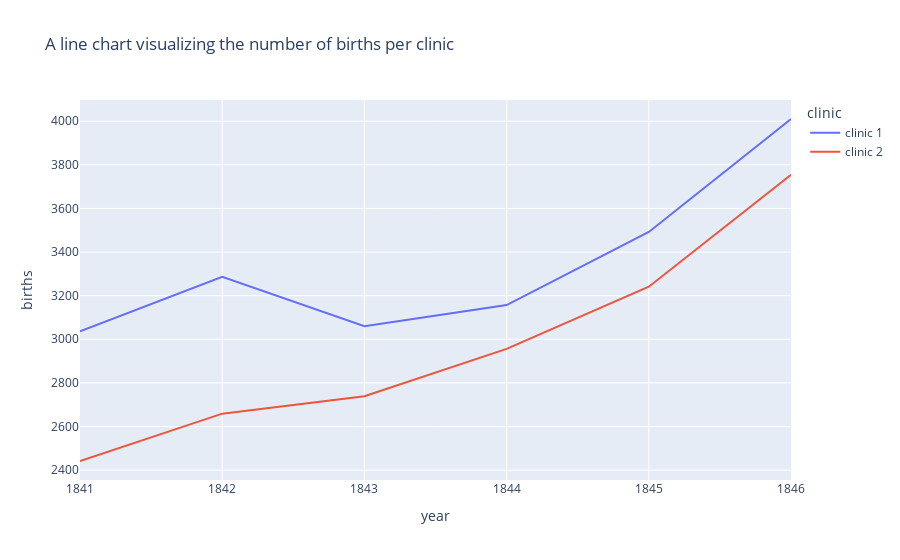

Source (notebook cell):
### Markdown cell above
# The Yearly Data Split by Clinic

Now let's look at the annual data instead. 

**Challenge**: Use plotly to create line charts of the births and deaths of the two different clinics at the Vienna General Hospital. 
* Which clinic is bigger or more busy judging by the number of births?
* Has the hospital had more patients over time? 
* What was the highest number of deaths recorded in clinic 1 and clinic 2?

### Code cell
line = px.line(df_yearly, x='year', y='births', color='clinic', title='A line chart visualizing the number of births per clinic')

line.show()

### Figure 1 — Plotly figure (JSON) as saved in the notebook; plotly's stock layout.template omitted (floating-point values rounded to 4 significant figures)
{"data": [{"hovertemplate": "clinic=clinic 1<br>year=%{x}<br>births=%{y}<extra></extra>", "legendgroup": "clinic 1", "line": {"color": "#636efa", "dash": "solid"}, "mode": "lines", "name": "clinic 1", "orientation": "v", "showlegend": true, "type": "scatter", "x": [1841, 1842, 1843, 1844, 1845, 1846], "xaxis": "x", "y": [3036, 3287, 3060, 3157, 3492, 4010], "yaxis": "y"}, {"hovertemplate": "clinic=clinic 2<br>year=%{x}<br>births=%{y}<extra></extra>", "legendgroup": "clinic 2", "line": {"color": "#EF553B", "dash": "solid"}, "mode": "lines", "name": "clinic 2", "orientation": "v", "showlegend": true, "type": "scatter", "x": [1841, 1842, 1843, 1844, 1845, 1846], "xaxis": "x", "y": [2442, 2659, 2739, 2956, 3241, 3754], "yaxis": "y"}], "layout": {"legend": {"title": {"text": "clinic"}, "tracegroupgap": 0}, "title": {"text": "A line chart visualizing the number of births per clinic"}, "xaxis": {"anchor": "y", "domain": [0, 1], "title": {"text": "year"}}, "yaxis": {"anchor": "x", "domain": [0, 1], "title": {"text": "births"}}}}
